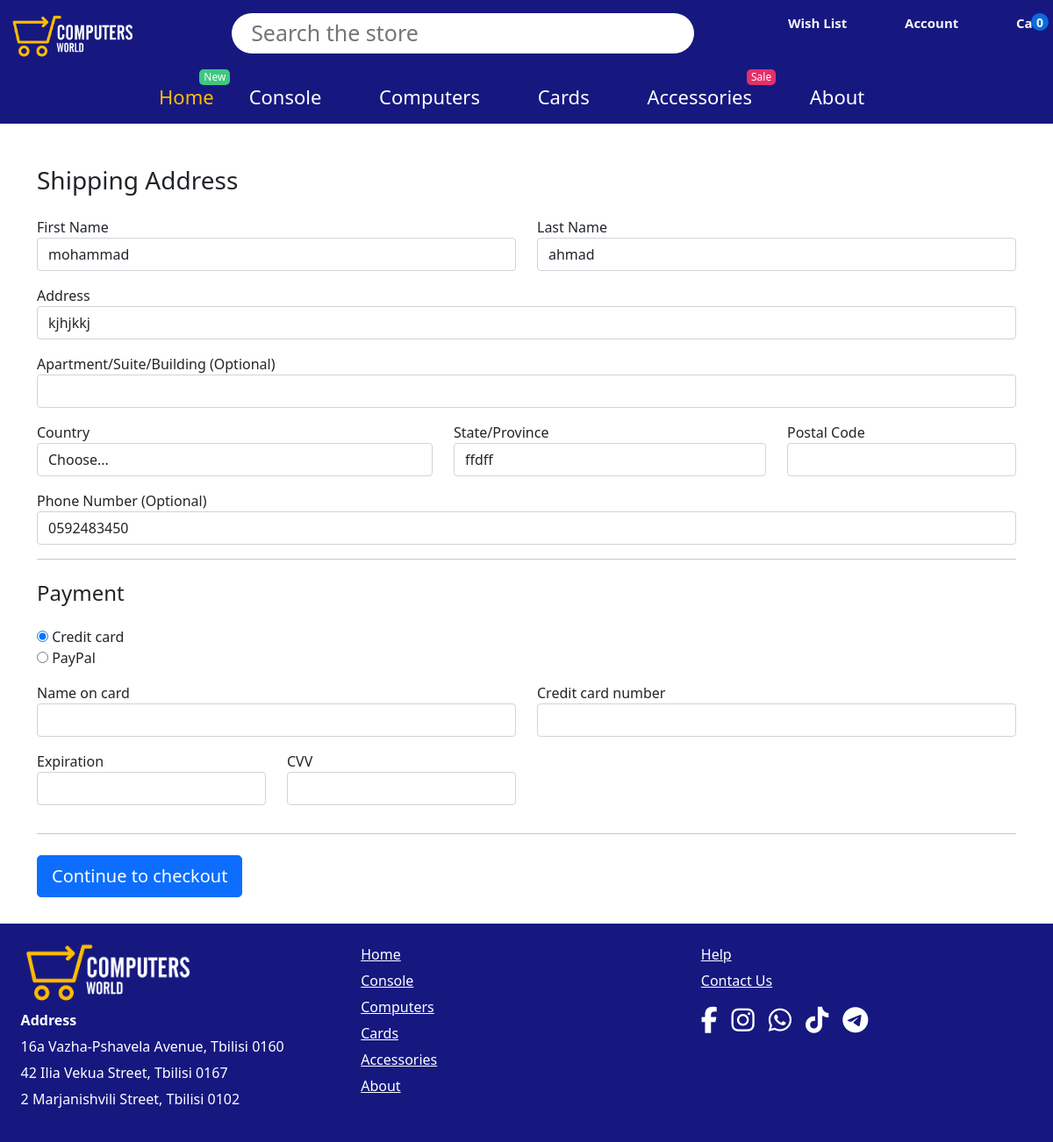
Screenshot of /HTML/payment.php (signed in) with the database file from the repository.
### tables this page shows
CREATE TABLE `users` (
                         `user_id` int(11) NOT NULL,
                         `user_name` varchar(108) NOT NULL,
                         `user_email` varchar(100) NOT NULL,
                         `user_password` varchar(100) NOT NULL,
                         `first_name` varchar(100) NOT NULL,
                         `last_name` varchar(100) NOT NULL,
                         `phone_number` varchar(15) NOT NULL,
                         `birth_date` date NOT NULL,
                         `gender` enum('male','female') NOT NULL,
                         `city` varchar(100) NOT NULL,
                         `region` varchar(100) NOT NULL,
                         `street` varchar(100) NOT NULL,
                         `role` int(11) DEFAULT 0
);

### HTML/payment.php (the view, shortened to what this page needs)
<!doctype html>
<html lang="en">
<head>
    <link rel="stylesheet" href="../CSS/index.css" type="text/css">
    <link href="https://cdn.jsdelivr.net/npm/bootstrap@5.0.2/dist/css/bootstrap.min.css" rel="stylesheet">
    <link rel="stylesheet" href="../CSS/cart.css">
</head>
<body>
<?php
include ('header.php');
$userDetails = [];
if (isset($_SESSION['username_id'])) {
    $stmt = $conn->prepare("SELECT * FROM users WHERE user_id = ?");
    $stmt->bind_param("i", $_SESSION['username_id']);
    $stmt->execute();
    $result = $stmt->get_result();
    $userDetails = $result->fetch_assoc();
}
?>
<div class="container mt-5">
    <h3 class="mb-4">Shipping Address</h3>
    <form action="processpayment.php" method="post" id="paymentForm">
        <div class="row">
            <div class="col-md-6 mb-3">
                <label for="firstName">First Name</label>
                <input type="text" class="form-control" id="firstName" name="firstName" required value="<?php echo $userDetails['first_name'] ?? ''; ?>">
            </div>
            <div class="col-md-6 mb-3">
                <label for="lastName">Last Name</label>
                <input type="text" class="form-control" id="lastName" name="lastName" required value="<?php echo $userDetails['last_name'] ?? ''; ?>">
            </div>
        </div>
        <div class="mb-3">
            <label for="address">Address</label>
            <input type="text" class="form-control" id="address" name="address" required value="<?php echo $userDetails['street'] ?? ''; ?>">
        </div>
        <div class="mb-3">
            <label for="address2">Apartment/Suite/Building (Optional)</label>
            <input type="text" class="form-control" id="address2" name="address2">
        </div>
        <div class="row">
            <div class="col-md-5 mb-3">
                <label for="country">Country</label>
                <select class="form-control" id="country" name="country" required>
                    <option value="">Choose...</option>
                </select>
            </div>
            <div class="col-md-4 mb-3">
                <label for="state">State/Province</label>
                <input type="text" class="form-control" id="state" name="state" required value="<?php echo $userDetails['region'] ?? ''; ?>">
            </div>
            <div class="col-md-3 mb-3">
                <label for="zip">Postal Code</label>
                <input type="text" class="form-control" id="zip" name="zip" required value="<?php echo $userDetails['postal_code'] ?? ''; ?>">
            </div>
        </div>
        <div class="mb-3">
            <label for="phone">Phone Number (Optional)</label>
            <input type="tel" class="form-control" id="phone" name="phone" value="<?php echo $userDetails['phone_number'] ?? ''; ?>">
        </div>
        <hr class="mb-4">
        <h4 class="mb-4">Payment</h4>
        <div class="d-block my-3">
            <div class="custom-control custom-radio">
                <input id="credit" name="paymentMethod" type="radio" class="custom-control-input" checked required>
                <label class="custom-control-label" for="credit">Credit card</label>
            </div>
            <div class="custom-control custom-radio">
                <input id="paypal" name="paymentMethod" type="radio" class="custom-control-input" required>
                <label class="custom-control-label" for="paypal">PayPal</label>
            </div>
        </div>
        <div id="creditCardInfo" class="row">
            <div class="col-md-6 mb-3">
                <label for="ccName">Name on card</label>
                <input type="text" class="form-control" id="ccName" name="ccName" required>
            </div>
            <div class="col-md-6 mb-3">
                <label for="ccNumber">Credit card number</label>
                <input type="text" class="form-control" id="ccNumber" name="ccNumber" required>
            </div>
        </div>
        <div class="row">
            <div class="col-md-3 mb-3">
                <label for="ccExpiration">Expiration</label>
                <input type="text" class="form-control" id="ccExpiration" name="ccExpiration" required>
            </div>
            <div class="col-md-3 mb-3">
                <label for="ccCVV">CVV</label>
                <input type="text" class="form-control" id="ccCVV" name="ccCVV" required>
            </div>
        </div>
        <hr class="mb-4">
        <button class="btn btn-primary btn-lg btn-block" type="submit" style="margin-bottom: 30px">Continue to checkout</button>
    </form>
</div>
</body>
</html>

### CSS/index.css (style rules this page uses)
:root { --background-color: #f5f5f5; --text-color: black; --primary: #161880; --secondary: #0a6cdc; --yellow: #ffbc03; --green:#3dc781; --cerise:#E52F69; }
html * { outline: 0 !important; }
body { position: relative; margin: 0; font-family: "DM Sans",Arial,Helvetica,sans-serif; background-color: var(--background-color); }
* { box-sizing: border-box; }
.footer-container { width: 100%; }
footer { justify-content: center; display: flex; background-color: var(--primary); color: white; padding-top: 10px; }
.footer-container-top { display: flex; max-width: 1400px; flex-wrap: wrap; gap: 10px; padding: 10px; justify-content: center; background-color: var(--primary); margin-left: auto; margin-right: auto; }
.footer-container-top > div { display: block; width: 32%; line-height: 30px; }
.navbar-footer a, .navbar-footer a:hover .navbar-footer { color: white; transition: 0.3s ease; }
.navbar-footer div { padding-top: 15px; font-size: 30px; display: flex; gap: 16px; }

### CSS/cart.css (style rules this page uses)
.container { gap: 20px; display: block; align-items: center; justify-content: left; width: 100%; margin: 0 auto; }

### rows the page displays
users: firstName "mohammad", lastName "ahmad", address "kjhjkkj", state "ffdff", phone "0592483450"
